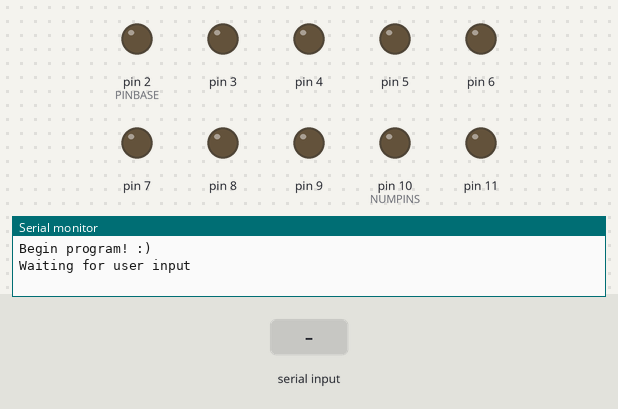
This sketch was run on a simulated Arduino Uno, built with avr-gcc and run on an emulated ATmega328P. Parts: output pins drawn as LEDs (lit = HIGH), the last lines printed to the serial monitor. Inputs (shaded band) come from the test bench.

Above: at 1.2 s.
1.3 s: "90 45\n" received over Serial
At 1.45 s:
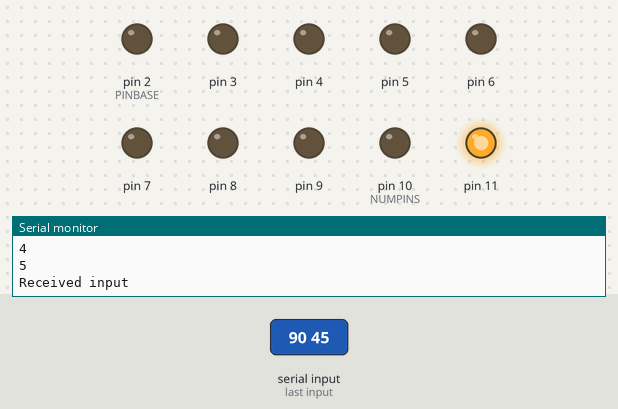
4.3 s: "30 150\n" received over Serial
At 4.45 s:
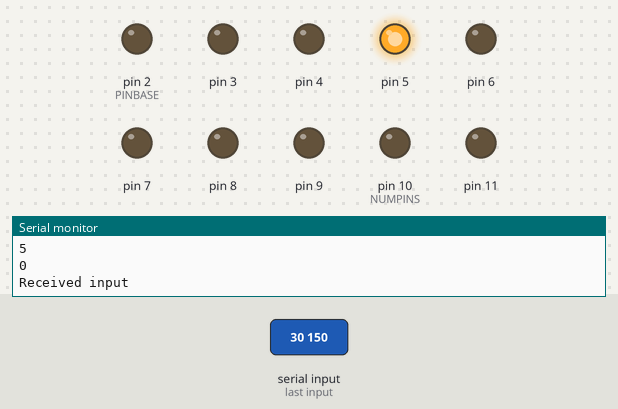
7.3 s: "200\n" received over Serial
At 8.05 s:
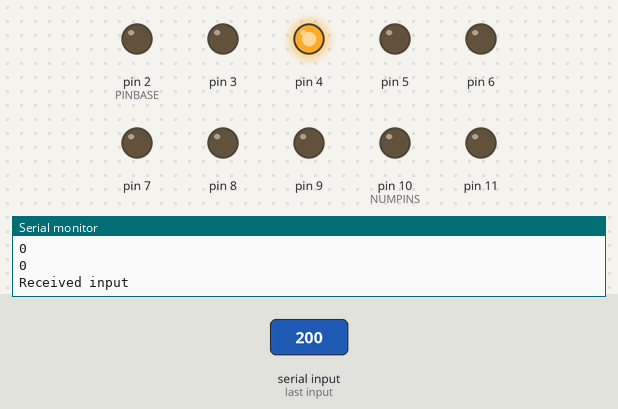
Timing chart, 0 to 10.9 s (numbered marks = the images above; inputs shaded):
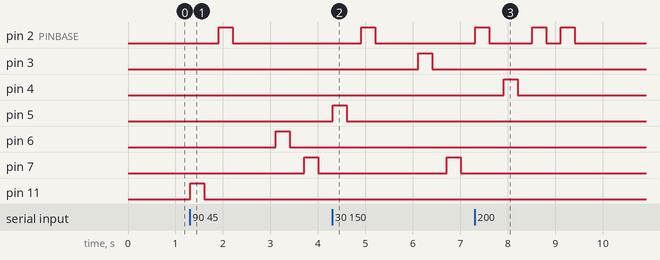

The sketch:

digits.ino
```cpp
#define PINBASE 2
#define NUMPINS 10
#define DELAY 300

void setup() {
  // set LED pins as output
  for(int i=PINBASE; i<PINBASE + NUMPINS; i++) {
    pinMode(i, OUTPUT);
    digitalWrite(i, LOW);
  }
  // set up serial monitor
  Serial.begin(9600);
  Serial.println("Begin program! :)");
}

void loop() {
  char msg[32];
  // wait for input via serial monitor
  Serial.println("Waiting for user input");

  // start message from beginning
  int msgindex = 0;
  // wait until message is completely processed before moving on
  int processed = 0;
  while(1){
    if(Serial.available() > 0) {
      char digit = Serial.read();
      if (digit == '\n') {
        msg[msgindex] = '\0';
        processed = 1;
        break;
      }
      // only accept digits and spaces
      if (digit >= '0' && digit <= '9' || digit == ' ') {
        msg[msgindex++] = digit;
        Serial.println(digit);   // echo back input to user for now
      }
    }
    if (processed == 1)
      break;
  }
  // received user input
  Serial.println("Received input");

  // display input
  display(msg);
}


void display(char* msg) {
  int msgpos = 0;
  char digit;
  while( (digit = msg[msgpos++]) != '\0') {
    // blink the corresponding LED
    if (digit == ' ') {   // space
      delay(2*DELAY);
      continue;
    }
    // digits
    int pin = digit - '0' + PINBASE;
    digitalWrite(pin, HIGH);
    delay(DELAY);
    digitalWrite(pin, LOW);
    delay(DELAY);
  }
}
```

Measured:
- after the input at 1.3 s, pin 2 (PINBASE): LOW → HIGH after 0.61 s, → LOW 0.30 s later; pin 6: LOW → HIGH after 1.8 s, → LOW 0.30 s later; pin 7: LOW → HIGH after 2.4 s, → LOW 0.30 s later; pin 11: LOW → HIGH at once, → LOW 0.30 s later
- after the input at 4.3 s, pin 2 (PINBASE): LOW → HIGH after 0.61 s, → LOW 0.30 s later; pin 3: LOW → HIGH after 1.8 s, → LOW 0.30 s later; pin 5: LOW → HIGH at once, → LOW 0.30 s later; pin 7: LOW → HIGH after 2.4 s, → LOW 0.30 s later
- after the input at 7.3 s, pin 4: LOW → HIGH after 0.61 s, → LOW 0.30 s later
